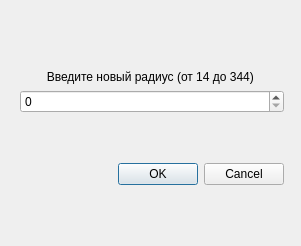
<?xml version="1.0" encoding="UTF-8"?>
<ui version="4.0">
 <class>DialogCircle</class>
 <widget class="QDialog" name="DialogCircle">
  <property name="geometry">
   <rect>
    <x>0</x>
    <y>0</y>
    <width>301</width>
    <height>246</height>
   </rect>
  </property>
  <property name="windowTitle">
   <string>Круг</string>
  </property>
  <widget class="QWidget" name="">
   <property name="geometry">
    <rect>
     <x>20</x>
     <y>70</y>
     <width>264</width>
     <height>115</height>
    </rect>
   </property>
   <layout class="QGridLayout" name="gridLayout">
    <item row="2" column="0">
     <spacer name="verticalSpacer">
      <property name="orientation">
       <enum>Qt::Vertical</enum>
      </property>
      <property name="sizeType">
       <enum>QSizePolicy::Maximum</enum>
      </property>
      <property name="sizeHint" stdset="0">
       <size>
        <width>20</width>
        <height>50</height>
       </size>
      </property>
     </spacer>
    </item>
    <item row="1" column="0">
     <widget class="QSpinBox" name="spinBox"/>
    </item>
    <item row="3" column="0">
     <widget class="QDialogButtonBox" name="buttonBox">
      <property name="cursor">
       <cursorShape>PointingHandCursor</cursorShape>
      </property>
      <property name="contextMenuPolicy">
       <enum>Qt::DefaultContextMenu</enum>
      </property>
      <property name="orientation">
       <enum>Qt::Horizontal</enum>
      </property>
      <property name="standardButtons">
       <set>QDialogButtonBox::Cancel|QDialogButtonBox::Ok</set>
      </property>
     </widget>
    </item>
    <item row="0" column="0">
     <widget class="QLabel" name="label">
      <property name="text">
       <string>Введите новый радиус (от 14 до 344) </string>
      </property>
      <property name="alignment">
       <set>Qt::AlignCenter</set>
      </property>
     </widget>
    </item>
   </layout>
  </widget>
 </widget>
 <resources/>
 <connections>
  <connection>
   <sender>buttonBox</sender>
   <signal>accepted()</signal>
   <receiver>DialogCircle</receiver>
   <slot>accept()</slot>
   <hints>
    <hint type="sourcelabel">
     <x>248</x>
     <y>254</y>
    </hint>
    <hint type="destinationlabel">
     <x>157</x>
     <y>274</y>
    </hint>
   </hints>
  </connection>
  <connection>
   <sender>buttonBox</sender>
   <signal>rejected()</signal>
   <receiver>DialogCircle</receiver>
   <slot>reject()</slot>
   <hints>
    <hint type="sourcelabel">
     <x>316</x>
     <y>260</y>
    </hint>
    <hint type="destinationlabel">
     <x>286</x>
     <y>274</y>
    </hint>
   </hints>
  </connection>
 </connections>
</ui>
